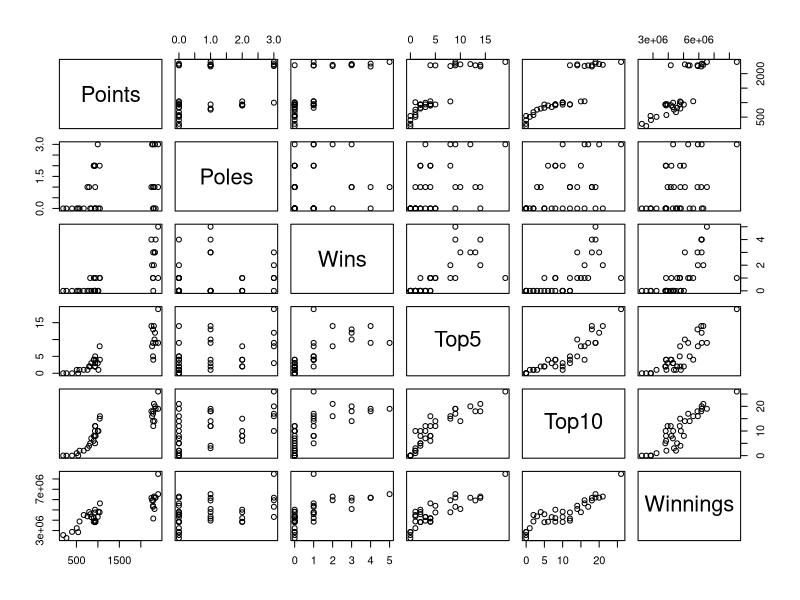
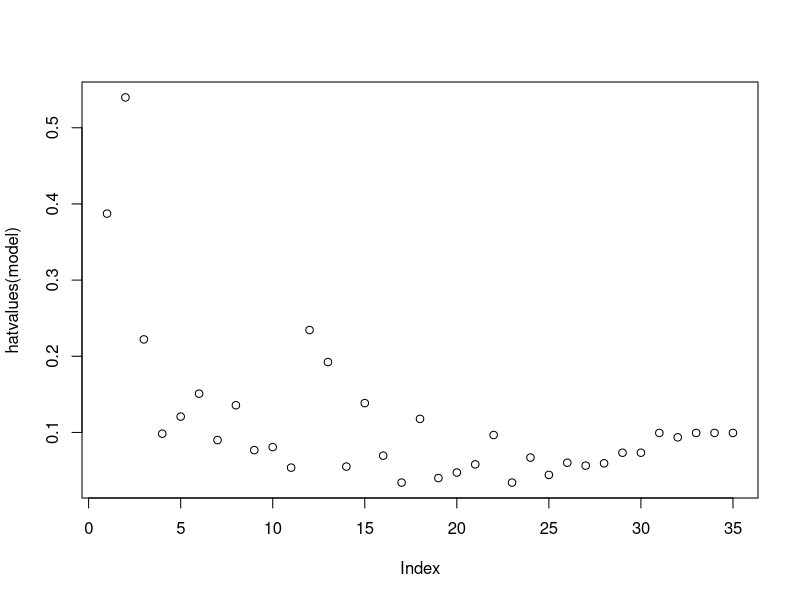
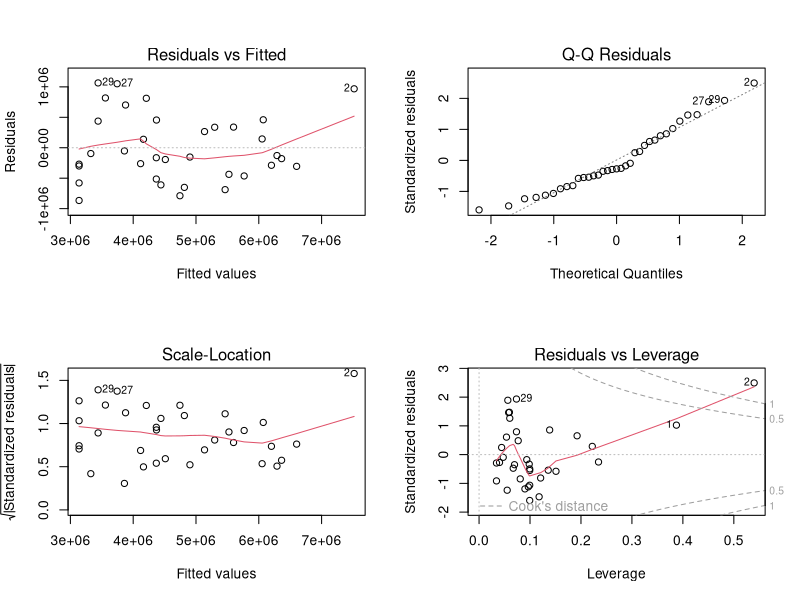
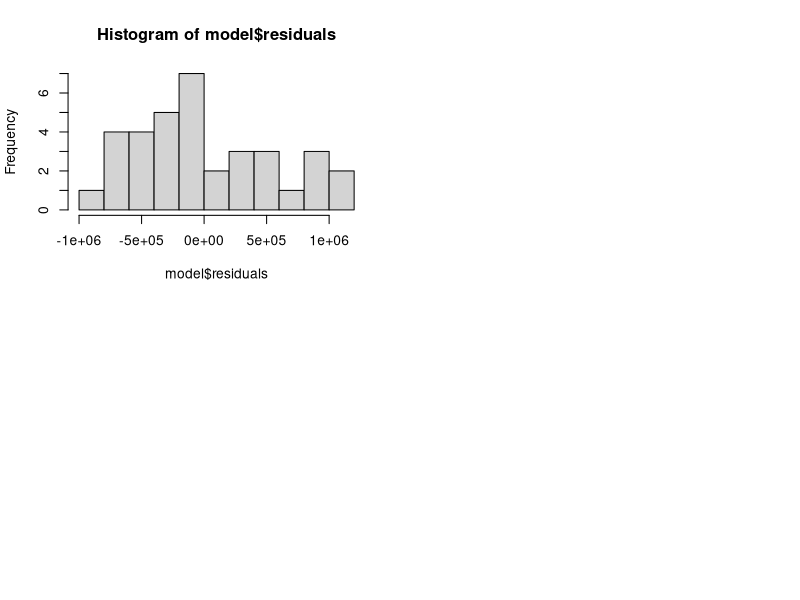

Generate these figures, in order, with R:
mydata <- read.csv("NASCAR.csv")
library(tidyverse)

NASCAR <- mydata %>% select(-Driver)

pairs(NASCAR)
cor(NASCAR)

model = lm(Winnings~.,data = NASCAR)

coef(model)

#####look into mulitcoliniarity#####
#For the vif function
#Anything above 10 is a red flaf
#5-10 is concerning
library(car)
vif(model)

NASCAR <- NASCAR %>% mutate(Top2.5 = Top5 - Wins, Top6.10 = Top10 - Top5) %>%
  select(-Top5,-Top10)

model = lm(Winnings~.-Poles-Points, data = NASCAR)
summary(model)

plot(hatvalues(model))
which.max(hatvalues(model))

par(mfrow=c(2,2))
plot(model)

#####Check for normality#####
hist(model$residuals)
shapiro.test(model$residuals)
#if the p value is greater than .05, the data is normal
#If it is below .05, the data significantly deviates from a normal distribution
